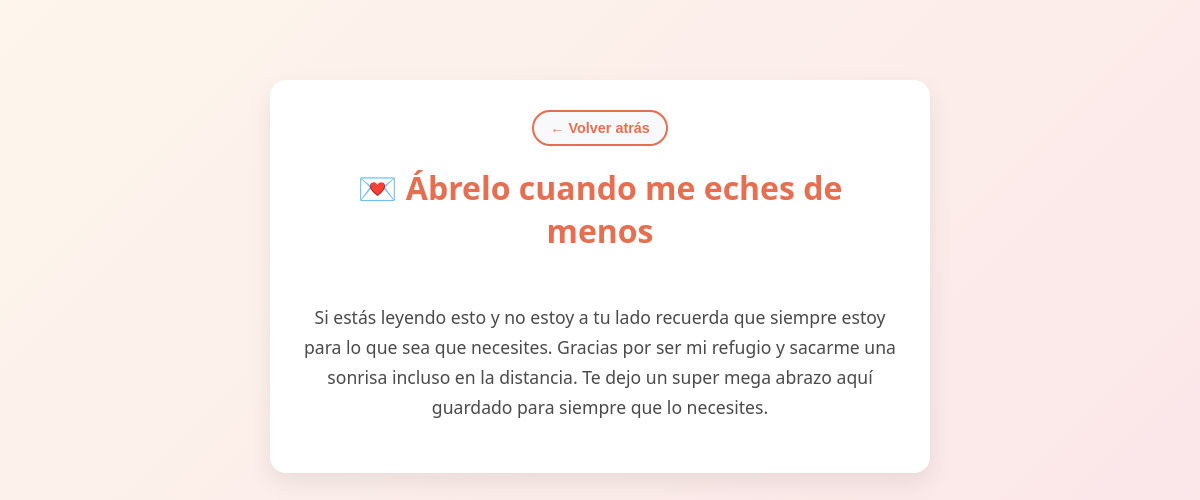
Screenshot of /cartas/1/ with the database file from the repository.
### baul/models.py (models this page shows, shortened)
class Carta(models.Model):
    titulo = models.CharField(
        max_length=200,
        help_text="Ej: Ábrelo cuando estés triste"
        )
    icono = models.CharField(
        max_length=10,
        default="✉️",
        help_text="Emoji o icono para el sobre"
        )
    contenido = models.TextField(
        help_text="Mensaje o carta especial"
        )
    fecha_creacion = models.DateTimeField(auto_now_add=True)

### baul/views.py (the view)
# urls.py: path('cartas/<int:pk>/', views.detalle_carta, name='detalle_carta'),
def detalle_carta(request, pk):
    carta = get_object_or_404(Carta, pk=pk)
    return render(request, 'baul/detalle_carta.html', {'carta': carta})

### baul/templates/baul/detalle_carta.html (shortened to what this page needs)
{% load static %}
<!DOCTYPE html>
<html lang="es">
<head>
    <link rel="stylesheet" href="{% static 'baul/css/estilos.css' %}">
</head>
<body>
    <div class="detalle-box">
        <button onclick="window.close();" class="btn-volver-atras">← Volver atrás</button>
        <h1>{{ carta.icono }} {{ carta.titulo }}</h1>
        <div class="detalle-texto">
            {{ carta.contenido }}
        </div>
    </div>
</body>
</html>

### baul/static/baul/css/estilos.css (style rules this page uses)
:root { --bg-gradient: linear-gradient(135deg, #fdf6ec 0%, #fbe3e8 100%); --card-bg: #ffffff; --primary-pink: #e76f51; --text-dark: #2b2d42; --shadow: 0 10px 20px rgba(0,0,0,0.08); }
body { font-family: 'Segoe UI', Tahoma, Geneva, Verdana, sans-serif; background: var(--bg-gradient); color: var(--text-dark); margin: 0; padding: 40px 20px; min-height: 100vh; display: flex; flex-direction: column; align-items: center; }
.detalle-box { background: #ffffff; border-radius: 16px; padding: 30px; max-width: 600px; margin: 40px auto; box-shadow: 0 10px 25px rgba(0,0,0,0.08); text-align: center; }
.detalle-box h1 { color: #e76f51; margin-top: 0; }
.detalle-texto { font-size: 1.1rem; line-height: 1.7; color: #4a4a4a; margin: 20px 0; white-space: pre-line; }
.btn-volver-atras { background-color: #f8f9fa; color: #e76f51; border: 2px solid #e76f51; padding: 8px 16px; border-radius: 20px; font-size: 0.9rem; font-weight: 600; cursor: pointer; transition: all 0.3s ease; margin-bottom: 20px; display: inline-block; }

### rows the page displays
Carta: icono "💌", titulo "Ábrelo cuando me eches de menos", contenido "Si estás leyendo esto y no estoy a tu lado recuerda que siempre estoy para lo que sea que necesites. Gracias por ser mi refugio y sacarme una sonrisa incluso en la distancia. Te dejo un super mega abrazo aquí guardado para siempre que lo necesites."
